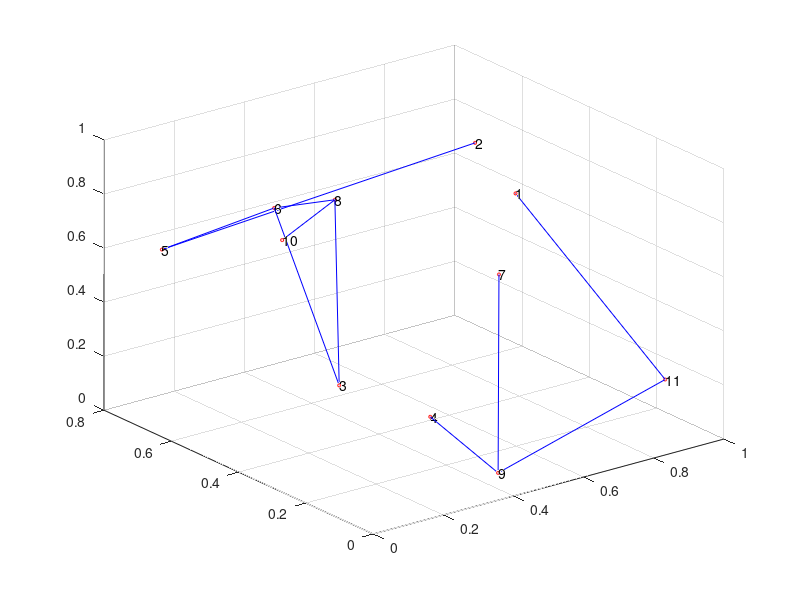

MATLAB code to generate this figure:
C = [   [ 1 0 0 0 0 0 0 0 0 0 1];...
        [0 1 0 0 1 0 0 0 0 0 0];...
        [0 0 1 0 0 1 0 1 0 0 0];...
        [0 0 1 1 0 0 0 0 1 0 0];...
        [0 0 0 0 1 1 0 0 0 0 0];...
        [1 0 0 0 0 1 0 1 0 0 0];...
        [0 0 0 1 0 0 1 0 1 0 0];...
        [0 0 0 0 0 0 0 1 0 1 0];...
        [0 0 0 0 0 1 0 0 1 0 1];...
        [0 1 0 0 0 0 0 0 0 1 0];...
        [0 0 0 0 0 0 0 0 1 0 1]];
 P = rand(3,11);
 conn = [];
 scatter3(P(1,:),P(2,:),P(3,:),5,'r')
  hold on
 for i = 1:size(P,2)
     text(P(1,i),P(2,i),P(3,i),num2str(i));%,'Color','red')
 end

 for i = 1:(size(C,1)-1)
     % i will only look at the upper right half
     for j = (i+1):size(C,2)
         if C(i,j)
             % then point cj is connected to point ci
             conn = cat(2,conn,[P(:,i) P(:,j) nan(3,1) ]);
         end
     end
 end
 
 plot3(conn(1,:),conn(2,:),conn(3,:),'b')